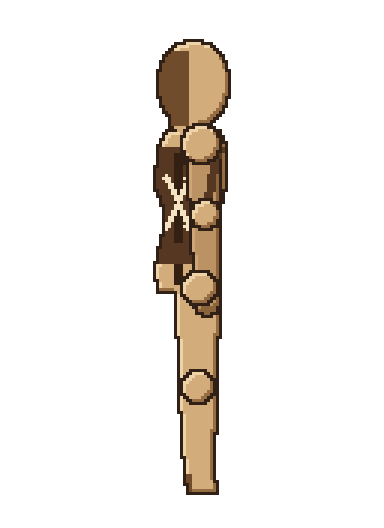
#> input picture templates/mannequin/right.png, 384 x 528 px
$ python qc.py views ../templates/mannequin
#> lines starting #> are read from the running program, lines starting #| are printed output that depends on the picture; after the words box and inside, x2 and y2 are one past the last pixel; in counts of white or black regions, pixels touching at a corner belong together
### scripts/prep_ref.py
"""Prepare reference views so H3 has room to swing.

Two failures this file exists to prevent, both seen in real runs:

1. **Cropped weapon / cropped feet.** H3 reads the first frame far more than the
   prompt (see references/pitfalls.md#first-frame-dominates). If the reference
   fills the canvas edge to edge, the render inherits that crop — and the moment
   a sword sweeps outward it leaves the frame and comes back as a stump. A
   reference with 20–30% empty margin on every side gives the arc somewhere to go.

2. **A black first frame.** H3 echoes the reference as frame 1. A transparent
   PNG pasted onto a black canvas gives one black frame at the head of every
   clip. Compositing onto the key colour before upload removes it.

So every reference goes through here first: foreground bbox, then a *square*
canvas of the key colour (square because the render is 768×768 — matching the
aspect removes one more thing H3 can drift), figure scaled to a fixed fraction
of the canvas, centred.

    python prep_ref.py views/ --out views_staged --key auto --action attack

The same scale denominator is used for every view, so a narrow side view stays
narrow instead of being blown up to match the front view.
"""

from __future__ import annotations

import argparse
import json
import math
import os
import sys

KEY_GREEN = ("green", (35, 233, 20), "#23E914")     # chroma green, make_prompt default
KEY_MAGENTA = ("magenta", (255, 0, 255), "#FF00FF")
KEY_CYAN = ("cyan", (0, 255, 255), "#00FFFF")

# Actions whose silhouette throws a weapon (or a limb) far outside the standing
# bbox. They get a smaller figure so the arc has room.
ARC_ACTIONS = {"attack", "slash", "cast", "throw", "punch", "kick"}
# How much of the square canvas the figure may occupy (longest dimension).
COVERAGE_DEFAULT = 0.58
COVERAGE_ARC = 0.48


# --------------------------------------------------------------------------

def _load(path: str):
    from PIL import Image
    return Image.open(path)


def _np():
    import numpy as np
    return np


def border_rgb(im) -> tuple[int, int, int]:
    """Median colour of the outermost 2 px — i.e. whatever the backdrop is."""
    np = _np()
    a = np.asarray(im.convert("RGB")).astype(np.int16)
    band = np.concatenate([
        a[:2].reshape(-1, 3), a[-2:].reshape(-1, 3),
        a[:, :2].reshape(-1, 3), a[:, -2:].reshape(-1, 3),
    ])
    med = np.median(band, axis=0)
    return tuple(int(v) for v in med)


def fg_mask(im, tol: int = 36):
    """Boolean mask of the character: alpha when the PNG has it, else
    'not the border colour'."""
    np = _np()
    if im.mode in ("RGBA", "LA") or (im.mode == "P" and "transparency" in im.info):
        rgba = im.convert("RGBA")
        alpha = np.asarray(rgba)[:, :, 3]
        if (alpha < 250).any():
            return alpha > 8
    a = np.asarray(im.convert("RGB")).astype(np.int16)
    bg = np.array(border_rgb(im), dtype=np.int16)
    return np.abs(a - bg).sum(2) > tol * 3


def analyse(path: str) -> dict:
    im = _load(path)
    m = fg_mask(im)
    np = _np()
    ys, xs = np.nonzero(m)
    if len(ys) == 0:
        return {"path": path, "size": im.size, "empty": True,
                "bbox": None, "w": 0, "h": 0, "bg": border_rgb(im)}
    x0, y0, x1, y1 = int(xs.min()), int(ys.min()), int(xs.max()) + 1, int(ys.max()) + 1
    w, h = x1 - x0, y1 - y0
    W, H = im.size
    return {
        "path": path, "size": (W, H), "mode": im.mode, "empty": False,
        "bbox": (x0, y0, x1, y1), "w": w, "h": h,
        "margin_px": (x0, y0, W - x1, H - y1),
        "margin_pct": (round(100 * x0 / W, 1), round(100 * y0 / H, 1),
                       round(100 * (W - x1) / W, 1), round(100 * (H - y1) / H, 1)),
        "coverage": round(100 * max(w, h) / max(W, H), 1),
        "touches_edge": bool(x0 <= 1 or y0 <= 1 or x1 >= W - 1 or y1 >= H - 1),
        # 98% coverage is not "a bit tight" — it is the whole canvas, and H3
        # will reproduce that crop. Anything under ~2% margin gets called out.
        "tight": bool(min(x0 / W, y0 / H, (W - x1) / W, (H - y1) / H) < 0.02),
        "bg": border_rgb(im),
    }


def clash_fraction(path: str, key_rgb: tuple[int, int, int], tol: int = 42) -> float:
    """Share of the *character* that sits within `tol` of the key colour.

    Above ~0.005 the key will start eating the costume — this is why a green
    armoured character must never be shot against chroma green.
    """
    np = _np()
    im = _load(path)
    a = np.asarray(im.convert("RGB")).astype(np.int16)
    m = fg_mask(im)
    near = np.abs(a - np.array(key_rgb, dtype=np.int16)).sum(2) <= tol * 3
    total = int(m.sum())
    return 0.0 if not total else float((near & m).sum() / total)


def choose_key(paths: list[str], preferred: str | None = None) -> dict:
    """Pick the chroma colour that exists least in the character.

    `preferred` is whatever the user asked for ('green' / 'magenta' / '#RRGGBB').
    Without one, green wins unless the character is green, in which case magenta.
    """
    cands = []
    for name, rgb, hexv in (KEY_GREEN, KEY_MAGENTA, KEY_CYAN):
        worst = max((clash_fraction(p, rgb) for p in paths), default=0.0)
        cands.append({"name": name, "rgb": rgb, "hex": hexv, "clash": worst})

    warn = None
    if preferred:
        pref = preferred.strip().lower()
        match = next((c for c in cands if pref in (c["name"], c["hex"].lower())), None)
        if match is None and pref.startswith("#") and len(pref) == 7:
            rgb = tuple(int(pref[i:i + 2], 16) for i in (1, 3, 5))
            match = {"name": pref, "rgb": rgb, "hex": pref,
                     "clash": max((clash_fraction(p, rgb) for p in paths), default=0.0)}
        if match:
            chosen = dict(match)
            if chosen["clash"] > 0.005:
                warn = (f"{chosen['name']} covers {chosen['clash'] * 100:.1f}% of the "
                        f"character — the key will eat part of the costume")
            return {"chosen": chosen, "candidates": cands, "warn": warn,
                    "auto": False}

    safe = [c for c in cands if c["clash"] <= 0.005]
    chosen = (safe or sorted(cands, key=lambda c: c["clash"]))[0]
    if not safe:
        warn = (f"no clean key: every candidate appears in the character "
                f"(worst {max(c['clash'] for c in cands) * 100:.1f}%) — "
                f"picked {chosen['name']}, expect fringe")
    return {"chosen": dict(chosen), "candidates": cands, "warn": warn, "auto": True}


# [100 lines left out: functions prep_set, main, not called in this run]


# [2 lines that do not run on import are left out]

### scripts/qc.py
"""Quality gate: look at the pixels before spending an hour picking frames.

Two modes, used at two different moments:

    # before a render — is the reference framed loosely enough, and does the
    # key colour already exist in the costume?
    python qc.py views views/

    # after a render — did the sword leave the frame, did the body zoom, did a
    # black frame sneak in, is the backdrop actually one flat colour?
    python qc.py frames frames/slash --key '#FF00FF' --action attack

Exit code 1 means "do not pick frames yet": at least one hard failure. The
hints printed next to each failure are the actual fix, not a shrug — a render
with 9/39 frames clipping the blade is re-rendered with a tighter coverage, not
salvaged by hand.

Why bother: every one of these checks corresponds to a wasted render in the
past. The expensive mistake is not a bad clip, it is picking 12 frames out of a
clip whose last third has no sword in it.
"""

from __future__ import annotations

import argparse
import glob
import json
import os
import sys

sys.path.insert(0, os.path.dirname(os.path.abspath(__file__)))

import prep_ref as pr

VIEWS = ("front", "back", "left", "right")

# a frame "touches the edge" when this many foreground pixels sit within
# EDGE_BAND px of the border — a single stray pixel is noise, a sword is not
EDGE_BAND = 2
EDGE_MIN_PX = 24


def _np():
    return pr._np()


def key_rgb(key: str) -> tuple[int, int, int]:
    k = (key or "auto").strip().lower()
    for name, rgb, hexv in (pr.KEY_GREEN, pr.KEY_MAGENTA, pr.KEY_CYAN):
        if k in (name, hexv.lower()):
            return rgb
    if k.startswith("#") and len(k) == 7:
        return tuple(int(k[i:i + 2], 16) for i in (1, 3, 5))
    return pr.KEY_GREEN[1]


# [152 lines left out: functions _fg, _longest_run, _median, check_view, report_frames, not called in this run]


# --------------------------------------------------------------------------
# views
# --------------------------------------------------------------------------

def report_views(views_dir: str, key: tuple[int, int, int]) -> tuple[dict, list[str]]:
    paths = {v: os.path.join(views_dir, f"{v}.png") for v in VIEWS}
    paths = {v: p for v, p in paths.items() if os.path.exists(p)}
    if not paths:
        raise SystemExit(f"no front/back/left/right png in {views_dir}")
    out, hard = {}, []
    for v, p in paths.items():
        a = pr.analyse(p)
        out[v] = a
        if a["empty"]:
            print(f"{v:6s} EMPTY")
            hard.append(f"{v}: empty reference")
            continue
        clash = pr.clash_fraction(p, key)
        print(f"{v:6s} {a['w']}x{a['h']} in {a['size'][0]}x{a['size'][1]}  "
              f"coverage {a['coverage']}%  margins {a['margin_pct']}  "
              f"key clash {clash * 100:.2f}%")
        if a.get("tight"):
            hard.append(f"{v}: reference fills its own canvas "
                        f"(coverage {a['coverage']}%, margins {a['margin_pct']})")
        if clash > 0.005:
            hard.append(f"{v}: {clash * 100:.1f}% of the character matches the key")
    return out, hard


# --------------------------------------------------------------------------

def main(argv: list[str] | None = None) -> int:
    ap = argparse.ArgumentParser(description="pixel quality gate")
    ap.add_argument("mode", choices=["views", "frames"])
    ap.add_argument("dir")
    ap.add_argument("--key", default="auto", help="auto | green | magenta | #RRGGBB")
    ap.add_argument("--views", default=",".join(VIEWS), help="comma list (frames mode)")
    ap.add_argument("--action", default="", help="only used in the printed hints")
    ap.add_argument("--json", action="store_true")
    a = ap.parse_args(argv)

    key = key_rgb(a.key)
    if a.key == "auto":
        found = [os.path.join(a.dir, f"{v}.png") for v in VIEWS]
        found = [p for p in found if os.path.exists(p)]
        if found:
            key = pr.choose_key(found)["chosen"]["rgb"]
#> in _load, returned value is the input picture: PIL image 384x528 RGBA; mean R, G, B, A 18, 14.1, 9.9, 31.3
#> in clash_fraction, `a = np.asarray(im.convert("RGB")).astype(np.int16)`:
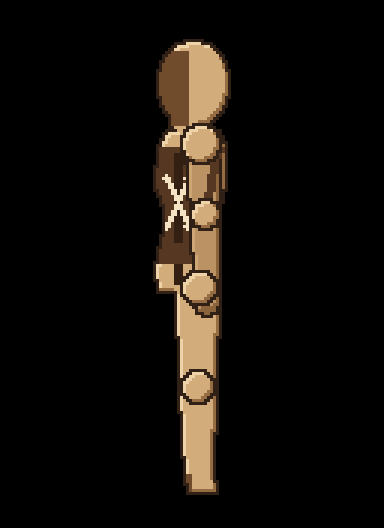
#> a: shape (528, 384, 3) int16; mean R, G, B 18, 14.1, 9.9
#> in fg_mask, `alpha = np.asarray(rgba)[:, :, 3]`:
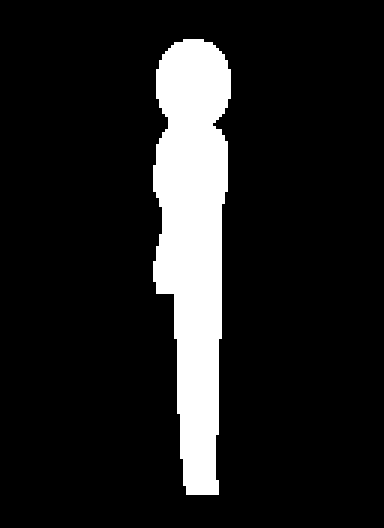
#> alpha: shape (528, 384); 12.3% white; 1 white region, box (x1, y1, x2, y2) and area: (153, 39, 231, 495) 24921
#> in clash_fraction, `near = np.abs(a - np.array(key_rgb, dtype=np.int16)).sum(2) <= tol * 3`: near: shape (528, 384) bool; every value is 0
#> in clash_fraction, `total = int(m.sum())`: total = 24921
#> in choose_key, `worst = max((clash_fraction(p, rgb) for p in paths), default=0.0)`: worst = 0
#> in choose_key, `safe = [c for c in cands if c["clash"] <= 0.005]`: safe = 3 items
#> in choose_key, `chosen = (safe or sorted(cands, key=lambda c: c["clash"]))[0]`: chosen = {'name': 'green', 'rgb': (35, 233, 20), 'hex': '#23E914', 'clash': 0}
#> key = (35, 233, 20)

    stage_word = "rendering" if a.mode == "views" else "picking frames"
    if a.mode == "views":
        res, hard = report_views(a.dir, key)
#> in analyse, `x0, y0, x1, y1 = int(xs.min()), int(ys.min()), int(xs.max()) + 1, int(..`: x0 = 153; y0 = 39; x1 = 231; y1 = 495
#> in analyse, `w, h = x1 - x0, y1 - y0`: w = 78; h = 456
#> in border_rgb, `med = np.median(band, axis=0)`: med = [0, 0, 0]
#> in report_views, `a = pr.analyse(p)`: a = 13 items
#> in report_views, `clash = pr.clash_fraction(p, key)`: clash = 0
#| right  78x456 in 384x528  coverage 86.4%  margins (39.8, 7.4, 39.8, 6.2)  key clash 0.00%
#> res = 1 item; hard = []
        hints = {
            "fills its own canvas":
                "the render inherits that crop, so a sword that sweeps outward "
                "leaves the frame — run scripts/prep_ref.py (or just generate.py, "
                "which now preps automatically) to pad onto a wider canvas",
            "matches the key":
                "pick another key colour (--key magenta / #00FFFF); a green "
                "costume under a green key gets eaten",
        }
    else:
        res, hard, warn = report_frames(a.dir, key, [v.strip() for v in a.views.split(",") if v.strip()])
        hints = {
            "clipped at the border":
                "re-render with a smaller --coverage (0.42) — H3 inherits the "
                "reference padding, it does not invent margin",
            "black frames":
                "the reference PNG had alpha; prep_ref.py composites it onto the "
                "key colour so frame 1 is not black",
            "camera is not locked":
                "camera was not locked — add 'the camera is locked off' beats or "
                "lower the frame count",
            "backdrop is not one flat colour":
                "check the key colour against the clip; the studio can re-key, "
                "but a ground plane cannot be removed",
        }

    if a.json:
        print(json.dumps({"key": list(key), "results": res,
                          "failures": hard, "notes": warn if a.mode == "frames" else []},
                         indent=1, ensure_ascii=False))

    if hard:
        print(f"\nFAIL — fix these before {stage_word}:")
        seen = set()
        for h in hard:
            print(f"  - {h}")
            for k, hint in hints.items():
                if k in h and k not in seen:
                    print(f"    -> {hint}")
                    seen.add(k)
        return 1
    print("\nPASS" + (f" (with {len(warn)} note(s))" if a.mode == "frames" and warn else ""))
    return 0


if __name__ == "__main__":
    raise SystemExit(main())
#> (the program exits here)
